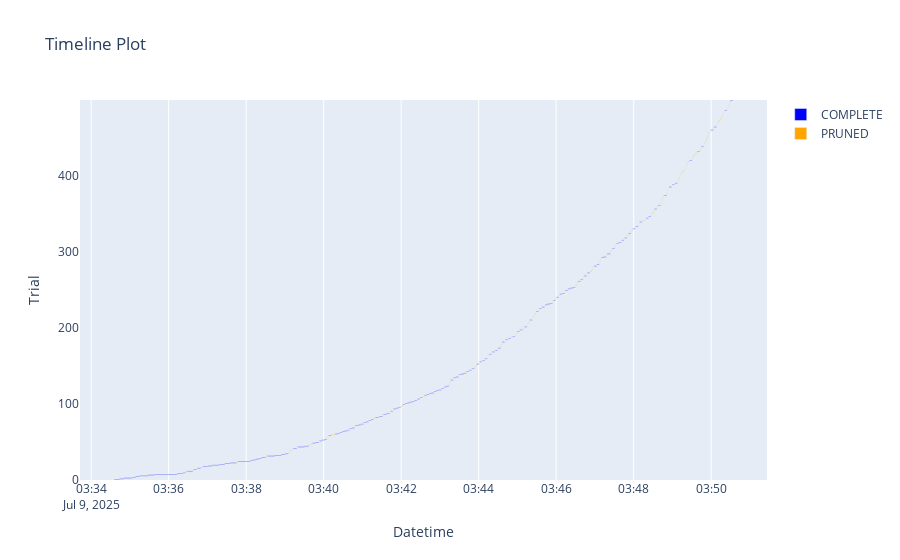

Here is the notebook cell this chart was saved with:
### Code cell
optuna.visualization.plot_timeline(study)

### Figure 1 — Plotly figure (JSON) as saved in the notebook; plotly's stock layout.template omitted (floating-point values rounded to 4 significant figures; data arrays with more than 128 entries replaced by an {"elided": "..."} marker saying what was removed)
{"data": [{"base": {"elided": "151 str values"}, "hovertemplate": "%{text}<extra>COMPLETE</extra>", "marker": {"color": "blue"}, "name": "COMPLETE", "orientation": "h", "text": {"elided": "151 str values"}, "textposition": "none", "type": "bar", "x": {"elided": "151 float values"}, "y": {"elided": "151 int values"}}, {"base": {"elided": "349 str values"}, "hovertemplate": "%{text}<extra>PRUNED</extra>", "marker": {"color": "orange"}, "name": "PRUNED", "orientation": "h", "text": {"elided": "349 str values"}, "textposition": "none", "type": "bar", "x": {"elided": "349 float values"}, "y": {"elided": "349 int values"}}], "layout": {"showlegend": true, "title": {"text": "Timeline Plot"}, "xaxis": {"title": {"text": "Datetime"}, "type": "date"}, "yaxis": {"title": {"text": "Trial"}}}}
